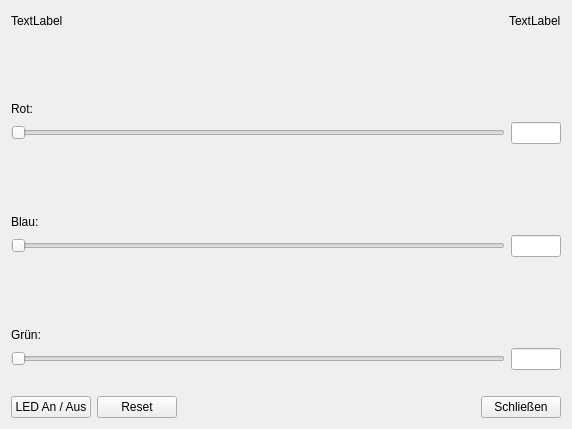
<?xml version="1.0" encoding="UTF-8"?>
<ui version="4.0">
 <class>LEDControl</class>
 <widget class="QWidget" name="LEDControl">
  <property name="geometry">
   <rect>
    <x>0</x>
    <y>0</y>
    <width>572</width>
    <height>429</height>
   </rect>
  </property>
  <property name="windowTitle">
   <string>LEDControl</string>
  </property>
  <layout class="QVBoxLayout" name="verticalLayout" stretch="0,1,0">
   <item>
    <layout class="QHBoxLayout" name="horizontalLayout_2">
     <item>
      <widget class="QLabel" name="lbl_cntSent">
       <property name="text">
        <string>TextLabel</string>
       </property>
      </widget>
     </item>
     <item>
      <spacer name="horizontalSpacer_2">
       <property name="orientation">
        <enum>Qt::Horizontal</enum>
       </property>
       <property name="sizeHint" stdset="0">
        <size>
         <width>40</width>
         <height>20</height>
        </size>
       </property>
      </spacer>
     </item>
     <item>
      <widget class="QLabel" name="lbl_cntReceived">
       <property name="text">
        <string>TextLabel</string>
       </property>
      </widget>
     </item>
    </layout>
   </item>
   <item>
    <layout class="QGridLayout" name="gridLayout">
     <item row="5" column="0">
      <widget class="QSlider" name="hsGreen">
       <property name="maximum">
        <number>100</number>
       </property>
       <property name="orientation">
        <enum>Qt::Horizontal</enum>
       </property>
      </widget>
     </item>
     <item row="2" column="0">
      <widget class="QLabel" name="label_2">
       <property name="text">
        <string>Blau:</string>
       </property>
       <property name="alignment">
        <set>Qt::AlignBottom|Qt::AlignLeading|Qt::AlignLeft</set>
       </property>
      </widget>
     </item>
     <item row="3" column="0">
      <widget class="QSlider" name="hsBlue">
       <property name="maximum">
        <number>100</number>
       </property>
       <property name="orientation">
        <enum>Qt::Horizontal</enum>
       </property>
      </widget>
     </item>
     <item row="0" column="0">
      <widget class="QLabel" name="label">
       <property name="text">
        <string>Rot:</string>
       </property>
       <property name="alignment">
        <set>Qt::AlignBottom|Qt::AlignLeading|Qt::AlignLeft</set>
       </property>
      </widget>
     </item>
     <item row="1" column="0">
      <widget class="QSlider" name="hsRed">
       <property name="maximum">
        <number>100</number>
       </property>
       <property name="orientation">
        <enum>Qt::Horizontal</enum>
       </property>
      </widget>
     </item>
     <item row="4" column="0">
      <widget class="QLabel" name="label_3">
       <property name="text">
        <string>Grün:</string>
       </property>
       <property name="alignment">
        <set>Qt::AlignBottom|Qt::AlignLeading|Qt::AlignLeft</set>
       </property>
      </widget>
     </item>
     <item row="1" column="1">
      <widget class="QLineEdit" name="txtRed">
       <property name="maximumSize">
        <size>
         <width>50</width>
         <height>16777215</height>
        </size>
       </property>
       <property name="readOnly">
        <bool>true</bool>
       </property>
      </widget>
     </item>
     <item row="3" column="1">
      <widget class="QLineEdit" name="txtBlue">
       <property name="maximumSize">
        <size>
         <width>50</width>
         <height>16777215</height>
        </size>
       </property>
       <property name="readOnly">
        <bool>true</bool>
       </property>
      </widget>
     </item>
     <item row="5" column="1">
      <widget class="QLineEdit" name="txtGreen">
       <property name="maximumSize">
        <size>
         <width>50</width>
         <height>16777215</height>
        </size>
       </property>
       <property name="readOnly">
        <bool>true</bool>
       </property>
      </widget>
     </item>
    </layout>
   </item>
   <item>
    <layout class="QHBoxLayout" name="horizontalLayout">
     <property name="topMargin">
      <number>20</number>
     </property>
     <item>
      <widget class="QPushButton" name="pbOnOff">
       <property name="text">
        <string>LED An / Aus</string>
       </property>
      </widget>
     </item>
     <item>
      <widget class="QPushButton" name="pbReset">
       <property name="text">
        <string>Reset</string>
       </property>
      </widget>
     </item>
     <item>
      <spacer name="horizontalSpacer">
       <property name="orientation">
        <enum>Qt::Horizontal</enum>
       </property>
       <property name="sizeHint" stdset="0">
        <size>
         <width>40</width>
         <height>20</height>
        </size>
       </property>
      </spacer>
     </item>
     <item>
      <widget class="QPushButton" name="pbClose">
       <property name="text">
        <string>Schließen</string>
       </property>
      </widget>
     </item>
    </layout>
   </item>
  </layout>
 </widget>
 <layoutdefault spacing="6" margin="11"/>
 <resources/>
 <connections/>
</ui>
